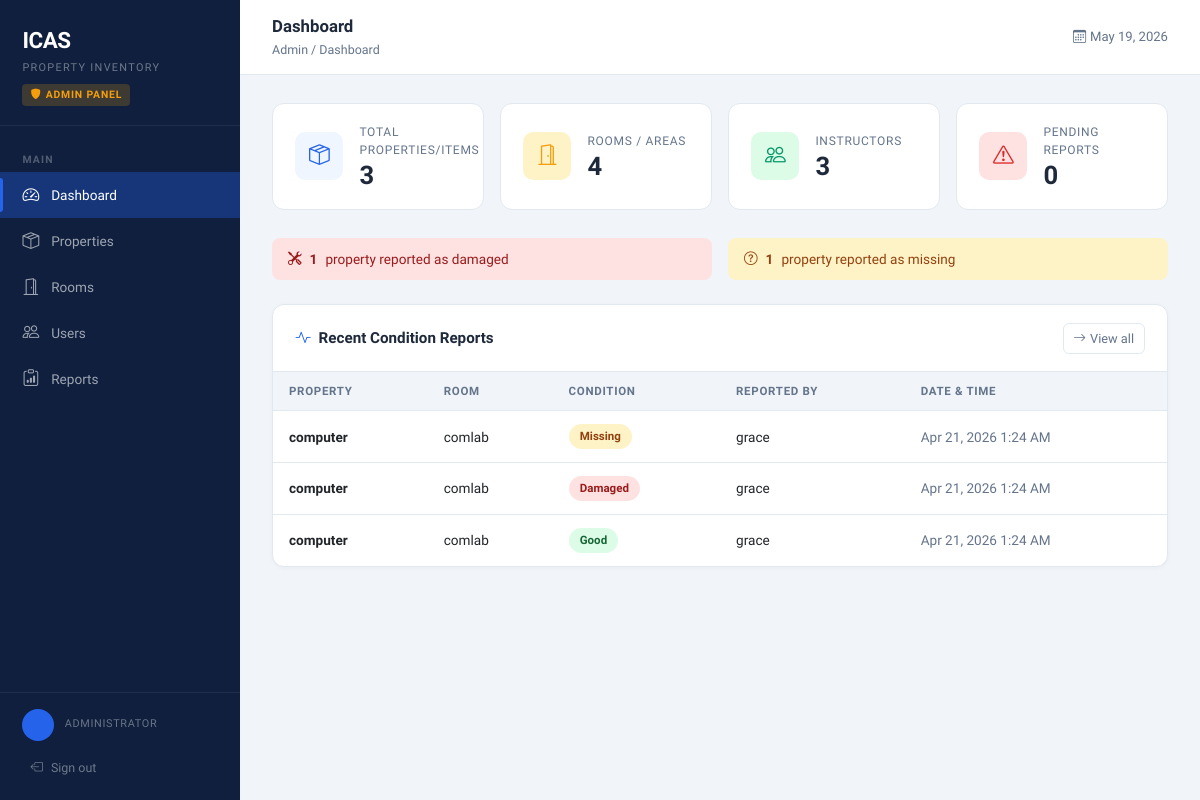
The app's page /admin/dashboard.php (signed in) with its own data.
### tables this page shows
CREATE TABLE `property_conditions` (
  `id` int(11) NOT NULL,
  `property_id` int(11) NOT NULL,
  `instructor_id` int(11) NOT NULL,
  `conditions` enum('good','damaged','missing') NOT NULL,
  `notes` text DEFAULT NULL,
  `reported_at` timestamp NOT NULL DEFAULT current_timestamp()
);

CREATE TABLE `items` (
  `id` int(11) NOT NULL,
  `property_name` varchar(150) NOT NULL,
  `category` varchar(100) DEFAULT NULL,
  `serial_no` varchar(100) DEFAULT NULL,
  `date_acquired` date DEFAULT NULL,
  `remarks` text DEFAULT NULL
);

CREATE TABLE `rooms` (
  `id` int(11) NOT NULL,
  `room_name` varchar(100) NOT NULL,
  `location` varchar(100) DEFAULT NULL,
  `description` text DEFAULT NULL
);

CREATE TABLE `users` (
  `id` int(11) NOT NULL,
  `full_name` varchar(100) NOT NULL,
  `email` varchar(100) NOT NULL,
  `password_hash` varchar(255) NOT NULL,
  `role` enum('admin','instructor') NOT NULL,
  `created_at` timestamp NOT NULL DEFAULT current_timestamp()
);

### admin/dashboard.php (the view, shortened to what this page needs)
<?php
require_once '../config/db.php';
require_once '../includes/admin_layout.php';
$total_props   = $pdo->query("SELECT COUNT(*) FROM items")->fetchColumn();
$total_rooms   = $pdo->query("SELECT COUNT(*) FROM rooms")->fetchColumn();
$total_users   = $pdo->query("SELECT COUNT(*) FROM users WHERE role='instructor'")->fetchColumn();
$pending_rpts  = $pdo->query("SELECT COUNT(*) FROM reports WHERE status='pending'")->fetchColumn();
$damaged_count = $pdo->query("SELECT COUNT(*) FROM property_conditions WHERE conditions='damaged'")->fetchColumn();
$missing_count = $pdo->query("SELECT COUNT(*) FROM property_conditions WHERE conditions='missing'")->fetchColumn();
$recent = $pdo->query("
    SELECT pc.*, i.property_name, u.full_name AS instructor_name, r.room_name
    FROM property_conditions pc
    JOIN property_assignments pa ON pc.property_id = pa.id
    JOIN items i ON pa.item_id = i.id
    JOIN users u ON pc.instructor_id = u.id
    JOIN rooms r ON pa.room_id = r.id
    ORDER BY pc.reported_at DESC
    LIMIT 8
")->fetchAll();
open_layout('Dashboard');
?>
<div style="display:grid;grid-template-columns:repeat(auto-fit,minmax(200px,1fr));gap:1rem;margin-bottom:1.75rem;">
  <div class="stat-card">
    <div class="stat-icon blue"><i class="bi bi-box-seam"></i></div>
    <div>
      <div class="stat-label">Total Properties/Items</div>
      <div class="stat-value"><?= number_format($total_props) ?></div>
    </div>
  </div>
  <div class="stat-card">
    <div class="stat-icon amber"><i class="bi bi-door-open"></i></div>
    <div>
      <div class="stat-label">Rooms / Areas</div>
      <div class="stat-value"><?= number_format($total_rooms) ?></div>
    </div>
  </div>
  <div class="stat-card">
    <div class="stat-icon green"><i class="bi bi-people"></i></div>
    <div>
      <div class="stat-label">Instructors</div>
      <div class="stat-value"><?= number_format($total_users) ?></div>
    </div>
  </div>
  <div class="stat-card">
    <div class="stat-icon red"><i class="bi bi-exclamation-triangle"></i></div>
    <div>
      <div class="stat-label">Pending Reports</div>
      <div class="stat-value"><?= number_format($pending_rpts) ?></div>
    </div>
  </div>
</div>
<?php if ($damaged_count > 0 || $missing_count > 0): ?>
<div style="display:flex;gap:1rem;flex-wrap:wrap;margin-bottom:1.5rem;">
  <?php if ($damaged_count > 0): ?>
  <div class="flash error" style="margin:0;flex:1;min-width:200px;">
    <i class="bi bi-tools"></i>
    <strong><?= $damaged_count ?></strong> propert<?= $damaged_count === 1 ? 'y' : 'ies' ?> reported as damaged
  </div>
  <?php endif; ?>
  <?php if ($missing_count > 0): ?>
  <div class="flash error" style="margin:0;background:#FEF3C7;color:#92400E;flex:1;min-width:200px;">
    <i class="bi bi-question-circle"></i>
    <strong><?= $missing_count ?></strong> propert<?= $missing_count === 1 ? 'y' : 'ies' ?> reported as missing
  </div>
  <?php endif; ?>
</div>
<?php endif; ?>
<div class="card">
  <div class="card-header-custom">
    <h5><i class="bi bi-activity me-2" style="color:var(--blue)"></i>Recent Condition Reports</h5>
    <a href="reports.php" class="btn-sm-action"><i class="bi bi-arrow-right"></i> View all</a>
  </div>
  <div style="overflow-x:auto;">
    <table class="table-custom">
      <thead>
        <tr>
          <th>Property</th>
          <th>Room</th>
          <th>Condition</th>
          <th>Reported By</th>
          <th>Date &amp; Time</th>
        </tr>
      </thead>
      <tbody>
        <?php if (empty($recent)): ?>
          <tr><td colspan="5" style="text-align:center;color:var(--muted);padding:2rem;">No condition reports yet.</td></tr>
        <?php else: ?>
          <?php foreach ($recent as $r): ?>
          <tr>
            <td style="font-weight:600"><?= htmlspecialchars($r['property_name']) ?></td>
            <td><?= htmlspecialchars($r['room_name']) ?></td>
            <td>
              <?php
                $map = ['good'=>'badge-good','damaged'=>'badge-damaged','missing'=>'badge-missing'];
                $cls = $map[$r['conditions']] ?? 'badge-good';
              ?>
              <span class="badge-pill <?= $cls ?>"><?= ucfirst($r['conditions']) ?></span>
            </td>
            <td><?= htmlspecialchars($r['instructor_name']) ?></td>
            <td style="color:var(--muted)"><?= date('M j, Y g:i A', strtotime($r['reported_at'])) ?></td>
          </tr>
          <?php endforeach; ?>
        <?php endif; ?>
      </tbody>
    </table>
  </div>
</div>
<?php close_layout(); ?>

### includes/admin_layout.php (shortened to what this page needs)
<?php
function open_layout(string $page_title): void
{
    $user      = current_user();
    $nav_items = [
        ['href' => 'dashboard.php',  'icon' => 'bi-speedometer2',   'label' => 'Dashboard'],
        ['href' => 'properties.php', 'icon' => 'bi-box-seam',       'label' => 'Properties'],
        ['href' => 'rooms.php',      'icon' => 'bi-door-open',      'label' => 'Rooms'],
        ['href' => 'users.php',      'icon' => 'bi-people',         'label' => 'Users'],
        ['href' => 'reports.php',    'icon' => 'bi-clipboard-data', 'label' => 'Reports'],
    ];
    $current = basename($_SERVER['PHP_SELF']);
    ?>
<!DOCTYPE html>
<html lang="en">
<head>
  <link href="https://cdn.jsdelivr.net/npm/bootstrap@5.3.2/dist/css/bootstrap.min.css" rel="stylesheet">
  <link href="https://cdn.jsdelivr.net/npm/bootstrap-icons@1.11.3/font/bootstrap-icons.css" rel="stylesheet">
</head>
<body>
<aside class="sidebar" id="sidebar">
  <div class="sidebar-logo">
    <div class="logo-text">ICAS</div>
    <div class="logo-sub">Property Inventory</div>
    <div class="sidebar-badge"><i class="bi bi-shield-fill me-1"></i>Admin Panel</div>
  </div>
  <nav class="sidebar-nav">
    <div class="nav-section-label">Main</div>
    <?php foreach ($nav_items as $item): ?>
      <a href="<?= $item['href'] ?>" class="nav-link <?= $current === $item['href'] ? 'active' : '' ?>">
        <i class="bi <?= $item['icon'] ?>"></i>
        <?= $item['label'] ?>
      </a>
    <?php endforeach; ?>
  </nav>
  <div class="sidebar-footer">
    <div class="user-chip">
      <div class="user-avatar"><?= strtoupper(substr($user['name'], 0, 1)) ?></div>
      <div class="user-info">
        <div class="user-role">Administrator</div>
      </div>
    </div>
    <a href="../logout.php" class="logout-btn">
      <i class="bi bi-box-arrow-left"></i> Sign out
    </a>
  </div>
</aside>
<div class="main-content">
  <header class="topbar">
    <div>
      <div class="topbar-title"><?= htmlspecialchars($page_title) ?></div>
      <div class="topbar-breadcrumb">Admin / <?= htmlspecialchars($page_title) ?></div>
    </div>
    <div style="font-size:.82rem;color:var(--muted)">
      <i class="bi bi-calendar3 me-1"></i><?= date('F j, Y') ?>
    </div>
  </header>
  <div class="page-body">
<?php
}
function close_layout(): void
{
    ?>
  </div>
</div>
</body>
</html>
<?php
}
?>

### records on screen
property_conditions: items.property_name "computer", rooms.room_name "comlab", conditions "Missing", instructor.full_name "grace", reported_at "Apr 21, 2026 1:24 AM"
property_conditions: items.property_name "computer", rooms.room_name "comlab", conditions "Damaged", instructor.full_name "grace", reported_at "Apr 21, 2026 1:24 AM"
property_conditions: items.property_name "computer", rooms.room_name "comlab", conditions "Good", instructor.full_name "grace", reported_at "Apr 21, 2026 1:24 AM"

### other values on screen
$item['label'] "Dashboard"
$item['label'] "Properties"
$item['label'] "Rooms"
$item['label'] "Users"
$item['label'] "Reports"
$page_title "Dashboard"
$total_props "3"
$total_rooms "4"
$total_users "3"
$pending_rpts "0"
$damaged_count "1"
$missing_count "1"
